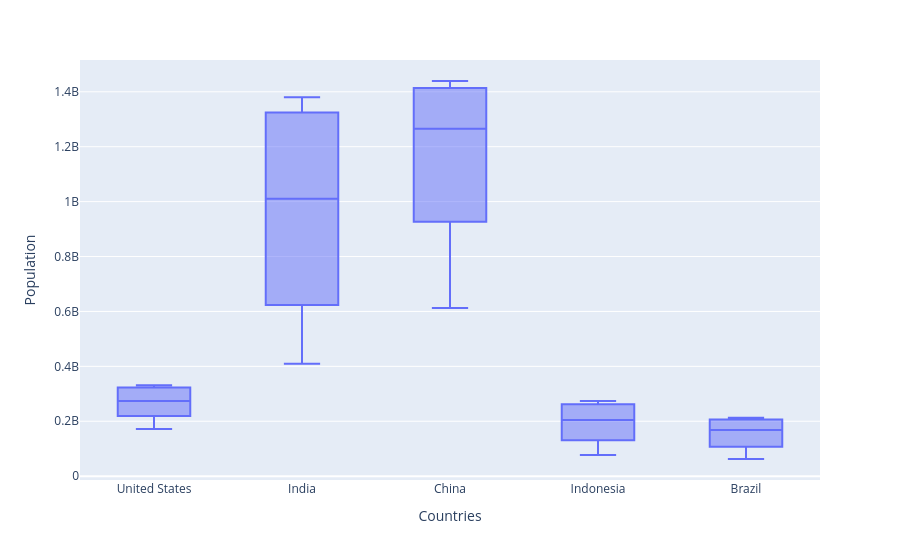

Source (notebook cell):
### Code cell
px.box(df_pivot, labels={'value':'Population', 'country':'Countries'})

### Figure 1 — Plotly figure (JSON) as saved in the notebook; plotly's stock layout.template omitted (floating-point values rounded to 4 significant figures)
{"data": [{"alignmentgroup": "True", "hovertemplate": "Countries=%{x}<br>Population=%{y}<extra></extra>", "legendgroup": "", "marker": {"color": "#636efa"}, "name": "", "notched": false, "offsetgroup": "", "orientation": "v", "showlegend": false, "type": "box", "x": ["United States", "United States", "United States", "United States", "United States", "United States", "United States", "United States", "United States", "United States", "United States", "United States", "United States", "United States", "United States", "United States", "United States", "United States", "India", "India", "India", "India", "India", "India", "India", "India", "India", "India", "India", "India", "India", "India", "India", "India", "India", "India", "China", "China", "China", "China", "China", "China", "China", "China", "China", "China", "China", "China", "China", "China", "China", "China", "China", "China", "Indonesia", "Indonesia", "Indonesia", "Indonesia", "Indonesia", "Indonesia", "Indonesia", "Indonesia", "Indonesia", "Indonesia", "Indonesia", "Indonesia", "Indonesia", "Indonesia", "Indonesia", "Indonesia", "Indonesia", "Indonesia", "Brazil", "Brazil", "Brazil", "Brazil", "Brazil", "Brazil", "Brazil", "Brazil", "Brazil", "Brazil", "Brazil", "Brazil", "Brazil", "Brazil", "Brazil", "Brazil", "Brazil", "Brazil"], "x0": " ", "xaxis": "x", "y": [171700000.0, 186700000.0, 199700000.0, 209500000.0, 219100000.0, 229500000.0, 240500000.0, 252100000.0, 265200000.0, 281700000.0, 295000000.0, 309000000.0, 320900000.0, 323000000.0, 325100000.0, 327100000.0, 329100000.0, 331000000.0, 409900000.0, 450500000.0, 499100000.0, 555200000.0, 623100000.0, 699000000.0, 784400000.0, 873300000.0, 963900000.0, 1057000000.0, 1148000000.0, 1234000000.0, 1310000000.0, 1325000000.0, 1339000000.0, 1353000000.0, 1366000000.0, 1380000000.0, 612200000.0, 660400000.0, 724200000.0, 827600000.0, 926200000.0, 1000000000.0, 1076000000.0, 1177000000.0, 1241000000.0, 1291000000.0, 1331000000.0, 1369000000.0, 1407000000.0, 1414000000.0, 1421000000.0, 1428000000.0, 1434000000.0, 1439000000.0, 77270000.0, 87750000.0, 100300000.0, 114800000.0, 130700000.0, 147400000.0, 165000000.0, 181400000.0, 196900000.0, 211500000.0, 226300000.0, 241800000.0, 258400000.0, 261600000.0, 264700000.0, 267700000.0, 270600000.0, 273500000.0, 62530000.0, 72180000.0, 83370000.0, 95110000.0, 107200000.0, 120700000.0, 135300000.0, 149000000.0, 162000000.0, 174800000.0, 186100000.0, 195700000.0, 204500000.0, 206200000.0, 207800000.0, 209500000.0, 211000000.0, 212600000.0], "y0": " ", "yaxis": "y"}], "layout": {"boxmode": "group", "legend": {"tracegroupgap": 0}, "margin": {"t": 60}, "xaxis": {"anchor": "y", "domain": [0, 1], "title": {"text": "Countries"}}, "yaxis": {"anchor": "x", "domain": [0, 1], "title": {"text": "Population"}}}}
